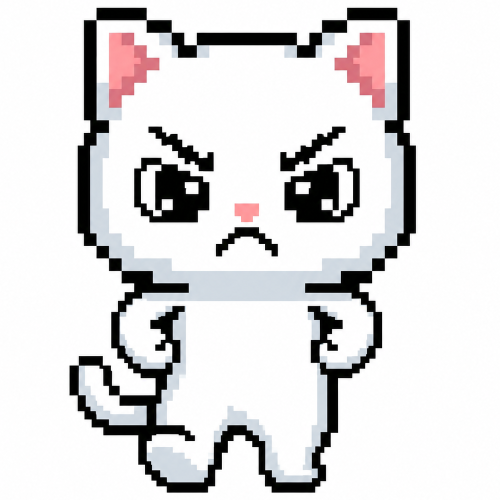
#> input picture firmware/Assets/emo_angry_f0.png, 1000 x 1000 px (shown at 1/2 size); its folder holds only this picture in this run
$ python make_assets.py ../firmware/Assets/emo_angry_f0.png
#> lines starting #> are read from the running program, lines starting #| are printed output that depends on the picture
#!/usr/bin/env python3
"""
Expression Asset Generator

Takes PNG images, resizes to target size, generates combined C arrays
for the expression engine.

Setup:  pip install Pillow

Usage:
    # Resize & convert images in Assets/ to firmware/App/
    python tools/make_assets.py

    # With custom size (default 40)
    python tools/make_assets.py --size 48

    # Dry run: just see what would be generated
    python tools/make_assets.py --dry

Naming convention for PNG files in firmware/Assets/:
    emo_normal_f0.png   → EMO_NORMAL frame 0
    emo_happy_f0.png    → EMO_HAPPY frame 0
    emo_happy_f1.png    → EMO_HAPPY frame 1 (animation)
    emo_happy_f2.png    → EMO_HAPPY frame 2
    ... and so on for all 8 expressions.

If no PNGs found, generates simple test faces.
"""

import sys, os, math
from pathlib import Path

try:
    from PIL import Image
except ImportError:
    print("ERROR: pip install Pillow"); sys.exit(1)

PROJECT = Path(__file__).resolve().parent.parent
ASSETS_DIR = PROJECT / "firmware" / "Assets"
OUTPUT_DIR = PROJECT / "firmware" / "App"
DEFAULT_SIZE = 40

EXPRESSIONS = {
    "normal":    {"name": "EMO_NORMAL",    "frames": 3, "anim_ms": 300},
    "happy":     {"name": "EMO_HAPPY",     "frames": 3, "anim_ms": 200},
    "focus":     {"name": "EMO_FOCUS",     "frames": 3, "anim_ms": 500},
    "angry":     {"name": "EMO_ANGRY",     "frames": 3, "anim_ms": 300},
    "sleep":     {"name": "EMO_SLEEP",     "frames": 3, "anim_ms": 1000},
    "surprise":  {"name": "EMO_SURPRISE",  "frames": 3, "anim_ms": 200},
    "sad":       {"name": "EMO_SAD",       "frames": 3, "anim_ms": 400},
    "love":      {"name": "EMO_LOVE",      "frames": 3, "anim_ms": 300},
}


def rgb565(r, g, b):
    return ((r >> 3) << 11) | ((g >> 2) << 5) | (b >> 3)


def resize_pixel_art(img, size):
    """Resize preserving pixel-art look (NEAREST)."""
    return img.resize((size, size), Image.NEAREST)


def img_to_rgb565(img, invert=False):
    """Convert PIL RGB image to list of RGB565 uint16 values."""
    data = []
    pixels = img.getdata()
    for r, g, b in pixels:
        if invert:
            r, g, b = 255 - r, 255 - g, 255 - b
        data.append(rgb565(r, g, b))
    return data


# [97 lines left out: function generate_test_faces, not called in this run]


def scan_assets(size):
    """Scan Assets/ for PNG files matching expression naming."""
    assets_dir = ASSETS_DIR
    if not assets_dir.exists():
        assets_dir.mkdir(parents=True, exist_ok=True)

    pngs = sorted(assets_dir.glob("emo_*.png"))

    if not pngs:
        print("No PNGs found, generating test faces...")
        generate_test_faces(size)
        pngs = sorted(assets_dir.glob("emo_*.png"))

    return pngs


def parse_name(png_path):
    """Parse emo_{name}_f{frame}.png → (name, frame)"""
    stem = png_path.stem
    parts = stem.split("_")
    if len(parts) >= 3 and parts[0] == "emo" and parts[2].startswith("f"):
        name = parts[1]
        try:
            frame = int(parts[2][1:])
        except ValueError:
            frame = 0
        return name, frame
    return stem, 0


def generate_assets(png_files, size, invert=False):
    """Convert all PNGs to RGB565 and generate combined expression_assets.c/.h"""

    # Group by expression name
    frames = {}
    for png in png_files:
        name, fnum = parse_name(png)
        if name not in frames:
            frames[name] = {}
        img = Image.open(png).convert("RGB")
        if img.size != (size, size):
            img = resize_pixel_art(img, size)
        data = img_to_rgb565(img, invert)
        frames[name][fnum] = data
        print(f"  {png.name}: {size}×{size} → {len(data)} pixels")

    # Map expression names to enum order
    expr_order = ["normal", "happy", "focus", "angry", "sleep", "surprise", "sad", "love"]

    # Find max frames per expression
    max_frames = 1
    for name in frames:
        nf = max(frames[name].keys()) + 1
        if nf > max_frames:
            max_frames = nf

    # Generate .h file
    h_path = OUTPUT_DIR / "expression_assets.h"
    with open(h_path, "w", encoding="utf-8") as f:
        f.write("#ifndef EXPRESSION_ASSETS_H\n")
        f.write("#define EXPRESSION_ASSETS_H\n\n")
        f.write("#include <stdint.h>\n")
        f.write('#include "expression_types.h"\n\n')
        f.write(f"#define EMO_FRAME_SIZE  {size}\n")
        f.write(f"#define EMO_PIXEL_COUNT {size * size}\n")
        f.write(f"#define EMO_MAX_FRAMES  {max_frames}\n\n")

        # Forward declare each frame array
        for name in expr_order:
            if name in frames:
                for fn in sorted(frames[name].keys()):
                    f.write(f"extern const uint16_t emo_{name}_f{fn}[EMO_PIXEL_COUNT];\n")

        f.write("\n/* Frame table (defined in expression_assets.c) */\n")
        f.write("extern const uint8_t  emo_frame_count[];\n")
        f.write("extern const uint16_t emo_anim_ms[];\n")
        f.write("extern const uint16_t* const* emo_frames[];\n")

        f.write("\n#endif\n")

    # Generate .c file
    c_path = OUTPUT_DIR / "expression_assets.c"
    with open(c_path, "w", encoding="utf-8") as f:
        f.write('#include "expression_assets.h"\n')
        f.write('#include "expression_types.h"\n\n')

        # Write each frame data
        for name in expr_order:
            if name in frames:
                for fn in sorted(frames[name].keys()):
                    data = frames[name][fn]
                    f.write(f"const uint16_t emo_{name}_f{fn}[EMO_PIXEL_COUNT] = {{\n    ")
                    for i in range(0, len(data), 16):
                        vals = ", ".join(f"0x{v:04X}" for v in data[i:i+16])
                        if i + 16 < len(data):
                            f.write(f"{vals},\n    ")
                        else:
                            f.write(f"{vals}\n")
                    f.write("};\n\n")

        # Build frame pointer arrays per expression
        # (frame0, frame1, frame2, ...) for each expressions
        f.write("/* Frame arrays per expressions */\n")
        max_found = 1
        for name in expr_order:
            if name in frames:
                nf = max(frames[name].keys()) + 1
                if nf > max_found: max_found = nf

        for name in expr_order:
            if name in frames:
                nf = max(frames[name].keys()) + 1
                f.write(f"static const uint16_t* emo_{name}_frames[{max_found}] = {{")
                for fn in range(max_found):
                    if fn in frames[name]:
                        f.write(f"emo_{name}_f{fn}")
                    else:
                        f.write(f"emo_{name}_f0")  # fallback to frame0
                    if fn < max_found - 1:
                        f.write(", ")
                f.write("};\n")
            else:
                f.write(f"static const uint16_t* emo_{name}_frames[{max_found}] = {{0}};\n")

        # Build EmoDef table
        f.write(f"\n/* Expression definitions */\n")
        f.write(f"const uint8_t emo_frame_count[EMO_COUNT] = {{\n    ")
        for name in expr_order:
            if name in frames:
                nf = max(frames[name].keys()) + 1
            else:
                nf = 1
            f.write(f"{nf}, ")
        f.write("\n};\n\n")

        f.write(f"const uint16_t emo_anim_ms[EMO_COUNT] = {{\n    ")
        for name in expr_order:
            info = EXPRESSIONS.get(name, {"anim_ms": 0})
            f.write(f"{info['anim_ms']}, ")
        f.write("\n};\n\n")

        # The main frame table: const uint16_t** emo_frames[EMO_COUNT]
        f.write(f"const uint16_t* const* emo_frames[EMO_COUNT] = {{\n    ")
        for name in expr_order:
            f.write(f"emo_{name}_frames, ")
        f.write("\n};\n")

    total_kb = sum(len(frames[n][f]) * 2 for n in frames for f in frames[n]) / 1024
    print(f"\nDone: {c_path.name} + {h_path.name}")
    print(f"  Expressions: {len(frames)}")
    print(f"  Total frames: {sum(len(fs) for fs in frames.values())}")
    print(f"  Size: {size}×{size} per frame")
    print(f"  Flash used: {total_kb:.1f} KB")


def main():
    size = DEFAULT_SIZE
    dry = False
    invert = False

    args = sys.argv[1:]
    i = 0
    while i < len(args):
        if args[i] == "--size" and i + 1 < len(args):
            size = int(args[i+1]); i += 2
        elif args[i] == "--dry":
            dry = True; i += 1
        elif args[i] == "--invert":
            invert = True; i += 1
        else:
            print(f"Unknown: {args[i]}"); i += 1

    print(f"Expression Asset Generator (size={size}{', inverted' if invert else ''})\n")

    png_files = scan_assets(size)

    if dry:
        for p in png_files:
            print(f"  Would process: {p.name}")
        print(f"\n  {len(png_files)} files total (dry run)")
        return

    generate_assets(png_files, size, invert)
#> in resize_pixel_art, `return img.resize((size, size), Image.NEAREST)`:
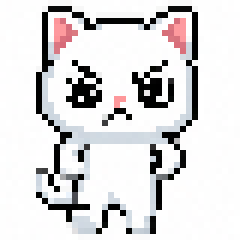
#> returned value: PIL image 40x40 RGB (shown 6 times larger); mean R, G, B 219.7, 218.3, 219.2
#> the loop in img_to_rgb565, `for r, g, b in pixels:` made 1600 passes
#> (r, g, b) on passes 1 to 3: (254, 254, 254), (254, 253, 253), (254, 254, 254)
#> after the loop in img_to_rgb565, `for r, g, b in pixels:`: data = 1600 values, max 65535 at index 0, min 0 at index 87, mean 56698.3
#|   emo_angry_f0.png: 40×40 → 1600 pixels
#> the loop in generate_assets, `for name in frames:` made 1 pass
#> (name, nf) on pass 1: ('angry', 1)
#> after the loop in generate_assets, `for name in frames:`: max_frames = 1
#> the loop in generate_assets, `for name in expr_order:` made 8 passes
#> in generate_assets, `total_kb = sum(len(frames[n][f]) * 2 for n in frames for f in frames[n..`: total_kb = 3.12
#|   Expressions: 1
#|   Total frames: 1
#|   Flash used: 3.1 KB


if __name__ == "__main__":
    main()

$ run again, on firmware/Assets/emo_happy_f1.png
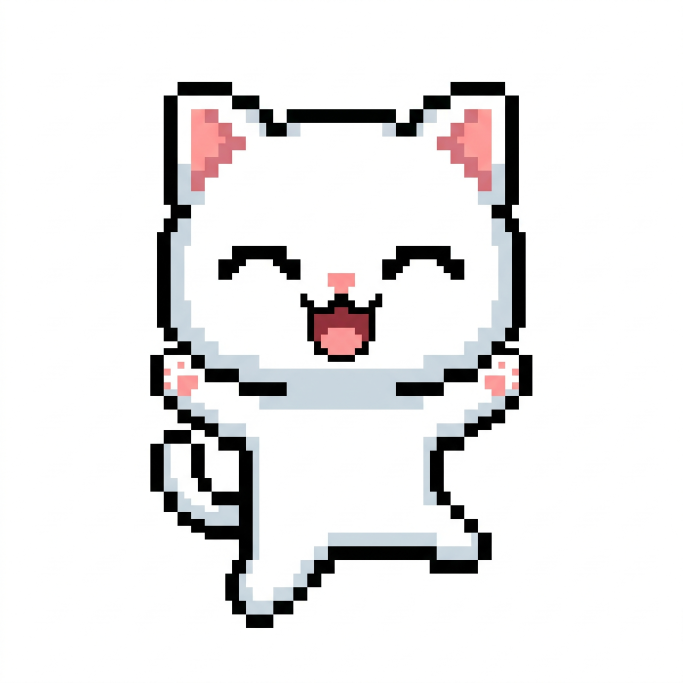
#> input picture firmware/Assets/emo_happy_f1.png, 2048 x 2048 px (shown at 1/3 size)
#> in resize_pixel_art, `return img.resize((size, size), Image.NEAREST)`:
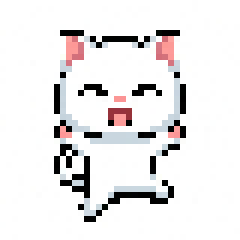
#> returned value: PIL image 40x40 RGB (shown 6 times larger); mean R, G, B 234.6, 232.7, 233.1
#> the loop in img_to_rgb565, `for r, g, b in pixels:` made 1600 passes
#> (r, g, b) on passes 1 to 3: (255, 255, 255), (255, 255, 255), (255, 255, 255)
#> after the loop in img_to_rgb565, `for r, g, b in pixels:`: data = 1600 values, max 65535 at index 0, min 0 at index 210, mean 60345.8
#|   emo_happy_f1.png: 40×40 → 1600 pixels
#> the loop in generate_assets, `for name in frames:` made 1 pass
#> (name, nf, max_frames) on pass 1: ('happy', 2, 2)
#> after the loop in generate_assets, `for name in frames:`: max_frames = 2
#> the loop in generate_assets, `for name in expr_order:` made 8 passes
#> the loop in generate_assets, `for name in expr_order:` made 8 passes
#> nf on pass 2: 2
#> total_kb = 3.12
#|   Expressions: 1
#|   Total frames: 1
#|   Flash used: 3.1 KB

$ run again, on firmware/Assets/emo_love_f0.png
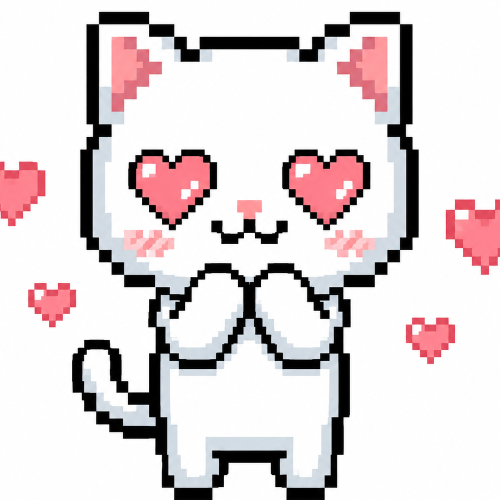
#> input picture firmware/Assets/emo_love_f0.png, 1000 x 1000 px (shown at 1/2 size)
#> in resize_pixel_art, `return img.resize((size, size), Image.NEAREST)`:
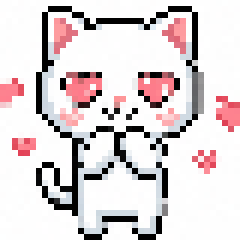
#> returned value: PIL image 40x40 RGB (shown 6 times larger); mean R, G, B 220.8, 211.6, 213.2
#> the loop in img_to_rgb565, `for r, g, b in pixels:` made 1600 passes
#> (r, g, b) on passes 1 to 3: (254, 254, 254), (254, 254, 254), (255, 255, 255)
#> after the loop in img_to_rgb565, `for r, g, b in pixels:`: data = 1600 values, max 65535 at index 0, min 0 at index 48, mean 56946.3
#|   emo_love_f0.png: 40×40 → 1600 pixels
#> the loop in generate_assets, `for name in frames:` made 1 pass
#> (name, nf) on pass 1: ('love', 1)
#> after the loop in generate_assets, `for name in frames:`: max_frames = 1
#> the loop in generate_assets, `for name in expr_order:` made 8 passes
#> total_kb = 3.12
#|   Expressions: 1
#|   Total frames: 1
#|   Flash used: 3.1 KB

$ run again, on firmware/Assets/emo_love_f2.png
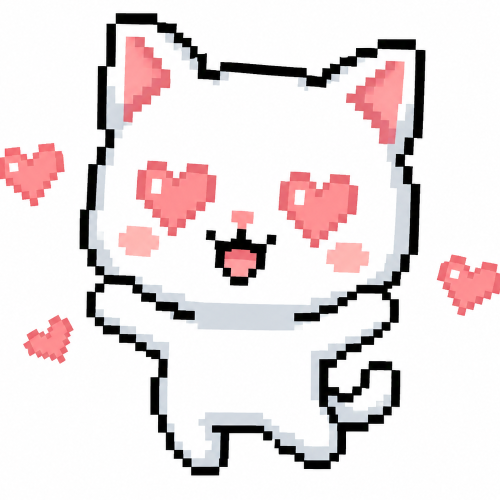
#> input picture firmware/Assets/emo_love_f2.png, 1000 x 1000 px (shown at 1/2 size)
#> in resize_pixel_art, `return img.resize((size, size), Image.NEAREST)`:
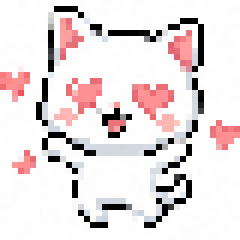
#> returned value: PIL image 40x40 RGB (shown 6 times larger); mean R, G, B 232, 222.4, 223.2
#> the loop in img_to_rgb565, `for r, g, b in pixels:` made 1600 passes
#> (r, g, b) on passes 1 to 3: (254, 254, 254), (254, 254, 254), (254, 254, 254)
#> after the loop in img_to_rgb565, `for r, g, b in pixels:`: data = 1600 values, max 65535 at index 0, min 0 at index 50, mean 59807
#|   emo_love_f2.png: 40×40 → 1600 pixels
#> the loop in generate_assets, `for name in frames:` made 1 pass
#> (name, nf, max_frames) on pass 1: ('love', 3, 3)
#> after the loop in generate_assets, `for name in frames:`: max_frames = 3
#> the loop in generate_assets, `for name in expr_order:` made 8 passes
#> the loop in generate_assets, `for name in expr_order:` made 8 passes
#> nf on pass 8: 3
#> total_kb = 3.12
#|   Expressions: 1
#|   Total frames: 1
#|   Flash used: 3.1 KB
